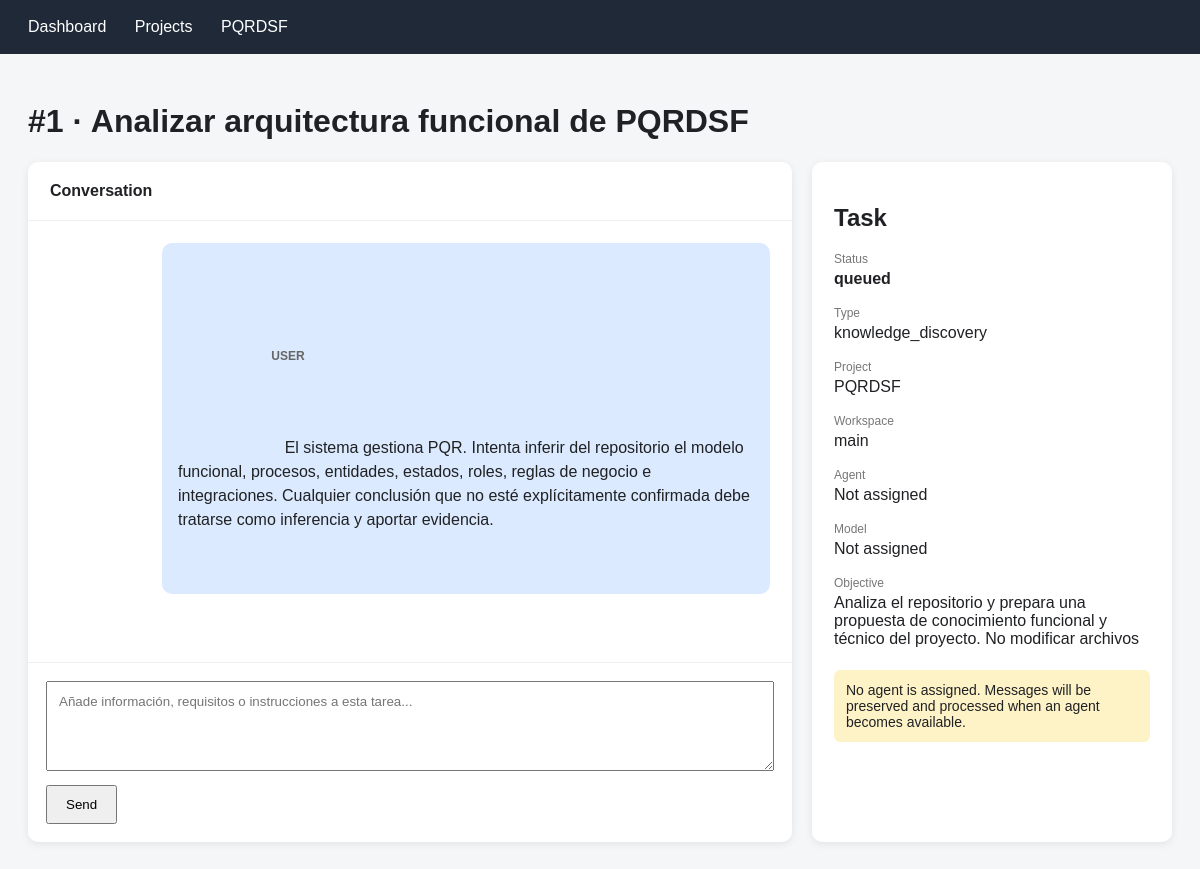
The app's page /tasks/1 with its own data.
### tables this page shows
CREATE TABLE projects (
            id INTEGER PRIMARY KEY AUTOINCREMENT,
            name TEXT NOT NULL UNIQUE,
            description TEXT,
            status TEXT NOT NULL DEFAULT 'active',
            created_at TEXT NOT NULL DEFAULT CURRENT_TIMESTAMP,
            updated_at TEXT NOT NULL DEFAULT CURRENT_TIMESTAMP
        );

CREATE TABLE tasks (
            id INTEGER PRIMARY KEY AUTOINCREMENT,
            project_id INTEGER NOT NULL,
            parent_task_id INTEGER,
            workspace_id INTEGER,
            environment_id INTEGER,
            agent_id INTEGER,
            model_id INTEGER,
            compute_profile_id INTEGER,
            task_type TEXT NOT NULL DEFAULT 'standard',
            title TEXT NOT NULL,
            objective TEXT,
            status TEXT NOT NULL DEFAULT 'queued',
            priority INTEGER NOT NULL DEFAULT 0,
            created_at TEXT NOT NULL DEFAULT CURRENT_TIMESTAMP,
            started_at TEXT,
            completed_at TEXT,
            updated_at TEXT NOT NULL DEFAULT CURRENT_TIMESTAMP,
            FOREIGN KEY(project_id) REFERENCES projects(id) ON DELETE CASCADE,
            FOREIGN KEY(parent_task_id) REFERENCES tasks(id) ON DELETE SET NULL,
            FOREIGN KEY(workspace_id) REFERENCES workspaces(id) ON DELETE SET NULL,
            FOREIGN KEY(environment_id) REFERENCES environments(id) ON DELETE SET NULL,
            FOREIGN KEY(agent_id) REFERENCES agents(id) ON DELETE SET NULL,
            FOREIGN KEY(model_id) REFERENCES models(id) ON DELETE SET NULL,
            FOREIGN KEY(compute_profile_id) REFERENCES compute_profiles(id) ON DELETE SET NULL
        );

CREATE TABLE messages (
            id INTEGER PRIMARY KEY AUTOINCREMENT,
            conversation_id INTEGER NOT NULL,
            role TEXT NOT NULL,
            agent_id INTEGER,
            model_id INTEGER,
            content TEXT,
            metadata_json TEXT,
            created_at TEXT NOT NULL DEFAULT CURRENT_TIMESTAMP,
            FOREIGN KEY(conversation_id) REFERENCES conversations(id) ON DELETE CASCADE,
            FOREIGN KEY(agent_id) REFERENCES agents(id) ON DELETE SET NULL,
            FOREIGN KEY(model_id) REFERENCES models(id) ON DELETE SET NULL
        );

CREATE TABLE workspaces (
            id INTEGER PRIMARY KEY AUTOINCREMENT,
            project_id INTEGER NOT NULL,
            repository_id INTEGER,
            environment_id INTEGER,
            name TEXT NOT NULL,
            path TEXT NOT NULL,
            branch TEXT,
            status TEXT NOT NULL DEFAULT 'idle',
            created_at TEXT NOT NULL DEFAULT CURRENT_TIMESTAMP,
            updated_at TEXT NOT NULL DEFAULT CURRENT_TIMESTAMP,
            UNIQUE(project_id, name),
            FOREIGN KEY(project_id) REFERENCES projects(id) ON DELETE CASCADE,
            FOREIGN KEY(repository_id) REFERENCES repositories(id) ON DELETE SET NULL,
            FOREIGN KEY(environment_id) REFERENCES environments(id) ON DELETE SET NULL
        );

### app.py (the view)
@app.get(
    "/tasks/{task_id}",
    response_class=HTMLResponse,
)
def task_detail(
    request: Request,
    task_id: int,
):
    conn = get_connection()
    task = conn.execute(
        """
        SELECT
            tasks.*,
            projects.name AS project_name,
            workspaces.name AS workspace_name,
            agents.name AS agent_name,
            models.name AS model_name
        FROM tasks
        JOIN projects
            ON projects.id = tasks.project_id
        LEFT JOIN workspaces
            ON workspaces.id = tasks.workspace_id
        LEFT JOIN agents
            ON agents.id = tasks.agent_id
        LEFT JOIN models
            ON models.id = tasks.model_id
        WHERE tasks.id = ?
        """,
        (task_id,),
    ).fetchone()
    if not task:
        conn.close()
        return RedirectResponse(
            "/projects",
            status_code=303,
        )
    conversation = conn.execute(
        """
        SELECT *
        FROM conversations
        WHERE task_id = ?
        ORDER BY id
        LIMIT 1
        """,
        (task_id,),
    ).fetchone()
    messages = []
    if conversation:
        messages = conn.execute(
            """
            SELECT *
            FROM messages
            WHERE conversation_id = ?
            ORDER BY id
            """,
            (conversation["id"],),
        ).fetchall()
    conn.close()
    return templates.TemplateResponse(
        request=request,
        name="task_detail.html",
        context={
            "task": task,
            "conversation": conversation,
            "messages": messages,
        },
    )

### templates/task_detail.html (shortened to what this page needs)
<!DOCTYPE html>
<html lang="es">
<head>
</head>
<body>
<header>
    <a href="/">Dashboard</a>
    <a href="/projects">Projects</a>
    <a href="/projects/{{ task.project_id }}">
        {{ task.project_name }}
    </a>
</header>
<main>
    <h1>#{{ task.id }} · {{ task.title }}</h1>
    <div class="layout">
        <div class="panel conversation">
            <div class="conversation-header">
                <strong>Conversation</strong>
            </div>
            <div class="messages">
                {% if messages %}
                    {% for message in messages %}
                    <div class="message {% if message.role == 'user' %}message-user{% else %}message-agent{% endif %}">
                        <div class="role">
                            {{ message.role }}
                        </div>
                        {{ message.content }}
                    </div>
                    {% endfor %}
                {% else %}
                    <div class="empty">
                        No messages yet. Add context or instructions below.
                    </div>
                {% endif %}
            </div>
            <div class="composer">
                <form
                    method="post"
                    action="/tasks/{{ task.id }}/messages"
                >
                    <textarea
                        name="content"
                        required
                        placeholder="Añade información, requisitos o instrucciones a esta tarea..."
                    ></textarea>
                    <button type="submit">
                        Send
                    </button>
                </form>
            </div>
        </div>
        <div class="panel sidebar">
            <h2>Task</h2>
            <div class="label">Status</div>
            <div class="value status">
                {{ task.status }}
            </div>
            <div class="label">Type</div>
            <div class="value">
                {{ task.task_type }}
            </div>
            <div class="label">Project</div>
            <div class="value">
                {{ task.project_name }}
            </div>
            <div class="label">Workspace</div>
            <div class="value">
                {{ task.workspace_name or "Not assigned" }}
            </div>
            <div class="label">Agent</div>
            <div class="value">
                {{ task.agent_name or "Not assigned" }}
            </div>
            <div class="label">Model</div>
            <div class="value">
                {{ task.model_name or "Not assigned" }}
            </div>
            <div class="label">Objective</div>
            <div class="value">
                {{ task.objective or "-" }}
            </div>
            {% if not task.agent_id %}
            <div class="waiting">
                No agent is assigned. Messages will be preserved
                and processed when an agent becomes available.
            </div>
            {% endif %}
        </div>
    </div>
</main>
</body>
</html>

### templates/task_detail.html (style rules this page uses)
body { margin: 0; font-family: Arial, sans-serif; background: #f5f6f8; color: #202124; }
header { background: #1f2937; padding: 18px 28px; }
header a { color: white; text-decoration: none; margin-right: 24px; }
main { max-width: 1500px; margin: auto; padding: 28px; }
.layout { display: grid; grid-template-columns: minmax(0, 2fr) 360px; gap: 20px; }
.panel { background: white; border-radius: 10px; box-shadow: 0 2px 8px rgba(0,0,0,.08); }
.conversation { display: flex; flex-direction: column; min-height: 680px; }
.conversation-header { padding: 20px 22px; border-bottom: 1px solid #eee; }
.messages { flex: 1; padding: 22px; }
.message { max-width: 80%; padding: 14px 16px; margin-bottom: 16px; border-radius: 10px; line-height: 1.5; white-space: pre-wrap; }
.message-user { margin-left: auto; background: #dbeafe; }
.role { font-size: 12px; font-weight: bold; color: #666; margin-bottom: 5px; text-transform: uppercase; }
.composer { padding: 18px; border-top: 1px solid #eee; }
textarea { width: 100%; box-sizing: border-box; min-height: 90px; padding: 12px; resize: vertical; font-family: inherit; }
button { margin-top: 10px; padding: 10px 18px; cursor: pointer; }
.sidebar { padding: 22px; }
.label { color: #777; font-size: 12px; margin-top: 18px; }
.value { margin-top: 4px; word-break: break-word; }
.status { font-weight: bold; }
.waiting { margin-top: 22px; padding: 12px; background: #fef3c7; border-radius: 6px; font-size: 14px; }

### records on screen
projects: project_name "PQRDSF"
tasks: id "1", title "Analizar arquitectura funcional de PQRDSF", status "queued", task_type "knowledge_discovery", objective "Analiza el repositorio y prepara una propuesta de conocimiento funcional y técnico del proyecto. No modificar archivos"
messages: role "USER", content "El sistema gestiona PQR. Intenta inferir del repositorio el modelo funcional, procesos, entidades, estados, roles, reglas de negocio e integraciones. Cualquier conclusión que no esté explícitamente confirmada debe tratarse como inferencia y aportar evidencia."
workspaces: name "main"

### other values on screen
{{ task.agent_name or "Not assigned" }} "Not assigned"
{{ task.model_name or "Not assigned" }} "Not assigned"
